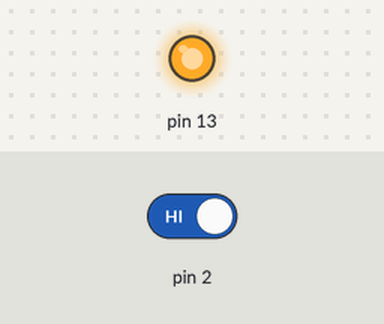
A sketch run on a simulated Arduino Uno, built with avr-gcc and run on an emulated ATmega328P. Shown: output pins drawn as LEDs (lit = HIGH). Inputs (shaded band) come from the test bench; at power-on: pin 2 HIGH.

Above: at 1.2 s.
1.3 s: pin 2 driven LOW
At 1.9 s:
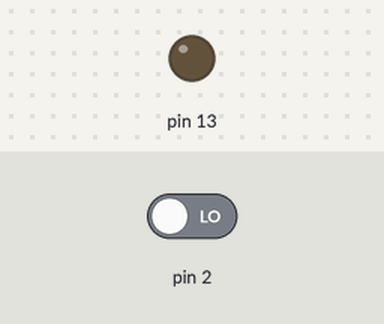
2.8 s: pin 2 driven HIGH
At 4.2 s:
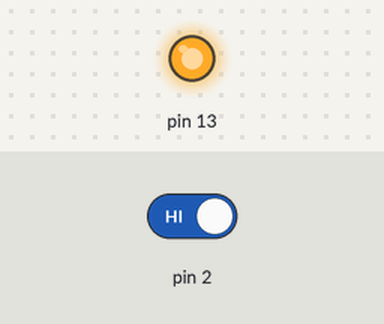
Timing chart, 0 to 5.8 s (numbered marks = the images above; inputs shaded):
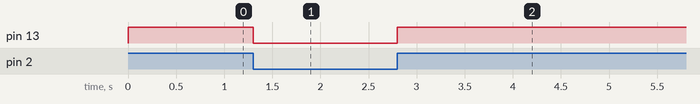

The sketch:

exerc_cio_1_lista_11.ino
```cpp
int entrada;

void setup()
{
  pinMode(13, OUTPUT);
  pinMode(2, INPUT);
}

void loop()
{
  entrada = digitalRead (2);

  if ( entrada==0)

  {
    digitalWrite(13,LOW);
  }
  else
  {
    digitalWrite(13,HIGH);
  }

}
```

Measured:
- after the input at 1.3 s, pin 13: HIGH → LOW at once
- after the input at 2.8 s, pin 13: LOW → HIGH at once
